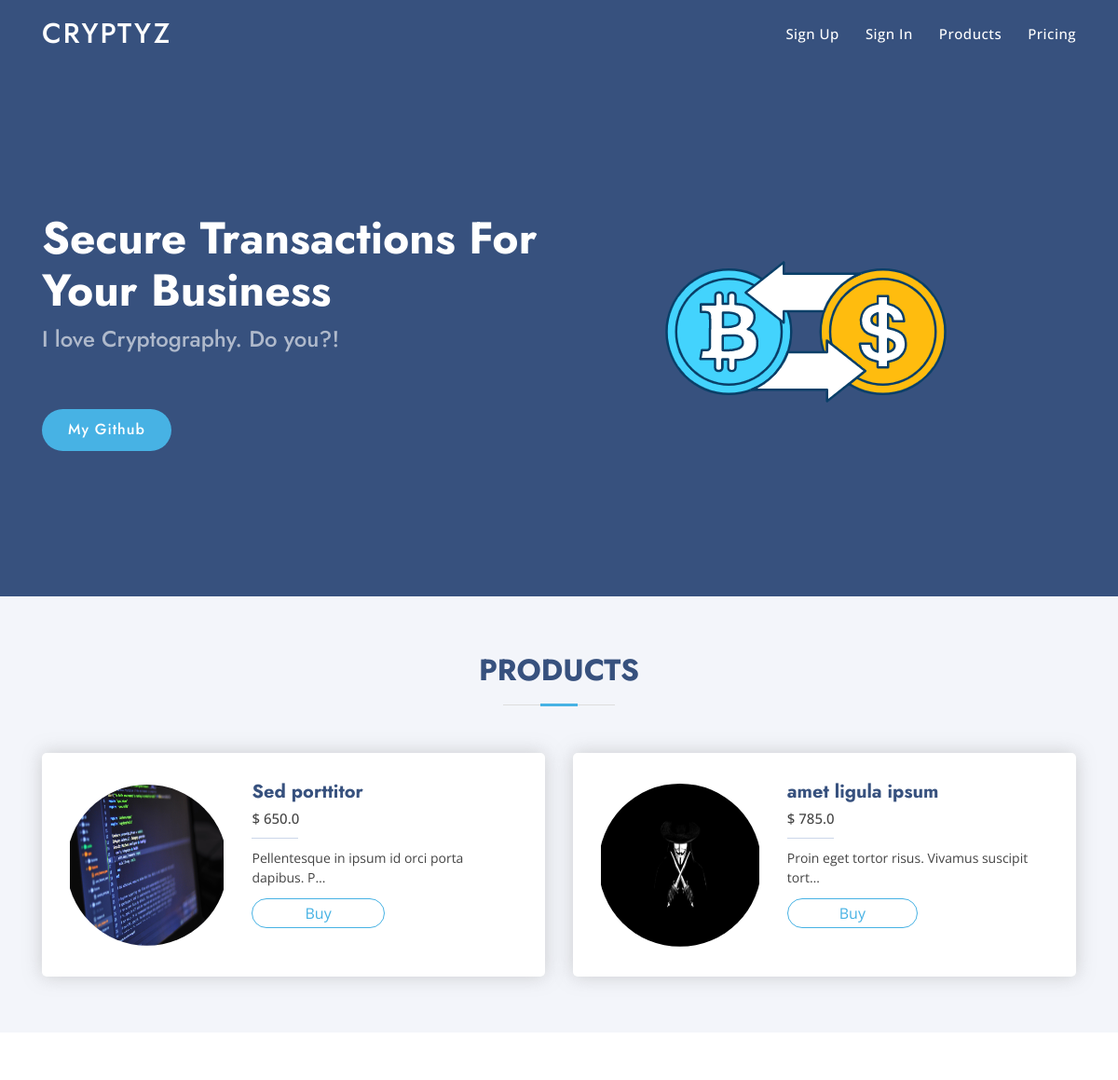
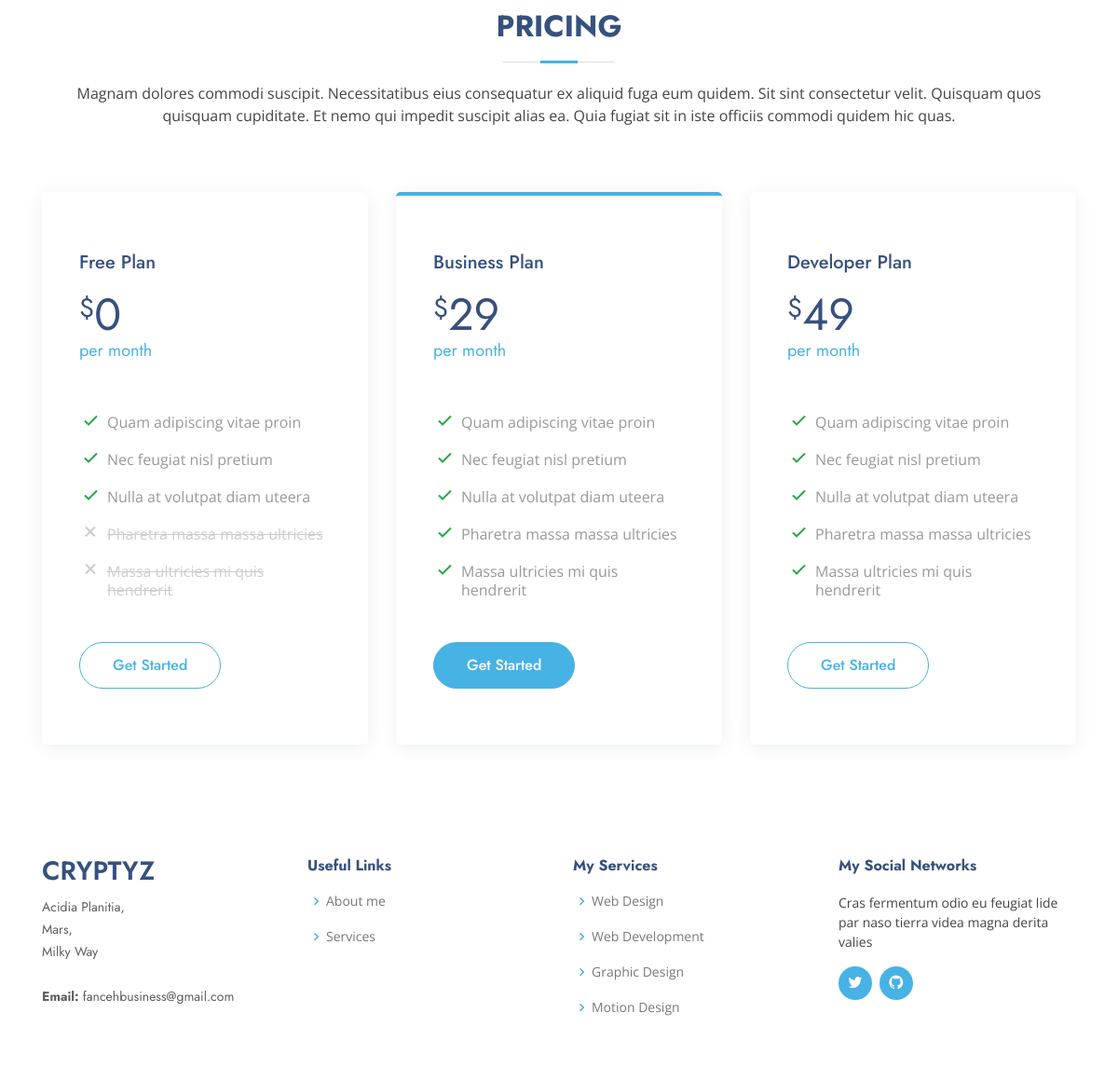
The page / on the database its author committed (2 pictures, top to bottom).
### payments/models.py (models this page shows, shortened)
class product(models.Model):
    productName = models.CharField(max_length=200)
    productDesc = models.TextField()
    productPrice = models.FloatField()
    productDisp = models.ImageField()

### payments/views.py (the view)
# urls.py: 2. Add a URL to urlpatterns:  path('', views.home, name='home')
def home(request):
    products = product.objects.all()
    context = {
        "products":products,
    }
    return render(request, 'index.html', context)

### payments/templates/index.html
{% extends 'base.html' %}
{% block content %}
{% load static %}
<body>
  <section id="hero" class="d-flex align-items-center">
    <div class="container">
      <div class="row">
        <div class="col-lg-6 d-flex flex-column justify-content-center pt-4 pt-lg-0 order-2 order-lg-1" data-aos="fade-up" data-aos-delay="200">
          <h1>Secure Transactions For Your Business</h1>
          <h2>I love Cryptography. Do you?!</h2>
          <div class="d-lg-flex">
            <a href="https://github.com/fancehJS" class="btn-get-started scrollto">My Github</a>
          </div>
        </div>
        <div class="col-lg-6 order-1 order-lg-2 hero-img" data-aos="zoom-in" data-aos-delay="200">
          <img src="{% static 'assets/img/hero-img.png' %}" class="img-fluid animated" alt="">
        </div>
      </div>
    </div>
  </section>
  <main id="main">
    <section id="products" class="team section-bg">
      <div class="container" data-aos="fade-up">
        <div class="section-title">
          <h2>Products</h2>
        </div>
        <div class="row">
        {% for i in products %}
          <div class="col-lg-6">
            <div class="member d-flex align-items-start" data-aos="zoom-in" data-aos-delay="100">
              <div class="pic"><img src="{{ i.productDisp.url }}" class="img-fluid" alt=""></div>
              <div class="member-info">
                <h4>{{ i.productName }}</h4>
                <span>$ {{ i.productPrice }}</span>
                <p>{{ i.productDesc|truncatechars:50 }}</p>
                <div class="social" style="display: block; width: 50%;">
                    <a href="{% url 'create' pk=i.id %}" class="buy-btn" style="width: auto; background: transparent; border: 1px solid #47b2e4;">Buy</a>
                </div>
              </div>
            </div>
          </div>
        {% endfor %}
        </div>
      </div>
    </section>
  </main>
</body>
{% endblock %}

### payments/templates/base.html (shortened to what this page needs)
<!DOCTYPE html>
{% load static %}
<html lang="en">
<head>
  <link href="{% static 'assets/vendor/bootstrap/css/bootstrap.min.css' %}" rel="stylesheet">
  <link href="{% static 'assets/vendor/icofont/icofont.min.css' %}" rel="stylesheet">
  <link href="{% static 'assets/vendor/boxicons/css/boxicons.min.css' %}" rel="stylesheet">
  <link href="{% static 'assets/vendor/remixicon/remixicon.css' %}" rel="stylesheet">
  <link href="{% static 'assets/vendor/venobox/venobox.css' %}" rel="stylesheet">
  <link href="{% static 'assets/vendor/owl.carousel/assets/owl.carousel.min.css' %}" rel="stylesheet">
  <link href="{% static 'assets/vendor/aos/aos.css' %}" rel="stylesheet">
  <link href="{% static 'assets/css/style.css' %}" rel="stylesheet">
</head>
<header id="header" class="fixed-top ">
<div class="container d-flex align-items-center">
    <h1 class="logo mr-auto"><a href="{% url 'home' %}">Cryptyz</a></h1>
    <nav class="nav-menu d-none d-lg-block">
    <ul>
        {% if not request.user.is_authenticated %}
          <li><a href="{% url 'register' %}">Sign Up</a></li>
          <li><a href="{% url 'validate' %}">Sign In</a></li>
        {% endif %}
        <li><a href="{% url 'home' %}#products">Products</a></li>
        <li><a href="#pricing">Pricing</a></li>
    </ul>
    </nav>
</div>
</header>
{% block content %}
{% endblock %}
    <section id="pricing" class="pricing">
      <div class="container" data-aos="fade-up">
        <div class="section-title">
          <h2>Pricing</h2>
          <p>Magnam dolores commodi suscipit. Necessitatibus eius consequatur ex aliquid fuga eum quidem. Sit sint consectetur velit. Quisquam quos quisquam cupiditate. Et nemo qui impedit suscipit alias ea. Quia fugiat sit in iste officiis commodi quidem hic quas.</p>
        </div>
        <div class="row">
          <div class="col-lg-4" data-aos="fade-up" data-aos-delay="100">
            <div class="box">
              <h3>Free Plan</h3>
              <h4><sup>$</sup>0<span>per month</span></h4>
              <ul>
                <li><i class="bx bx-check"></i> Quam adipiscing vitae proin</li>
                <li><i class="bx bx-check"></i> Nec feugiat nisl pretium</li>
                <li><i class="bx bx-check"></i> Nulla at volutpat diam uteera</li>
                <li class="na"><i class="bx bx-x"></i> <span>Pharetra massa massa ultricies</span></li>
                <li class="na"><i class="bx bx-x"></i> <span>Massa ultricies mi quis hendrerit</span></li>
              </ul>
              <a href="#" class="buy-btn">Get Started</a>
            </div>
          </div>
          <div class="col-lg-4 mt-4 mt-lg-0" data-aos="fade-up" data-aos-delay="200">
            <div class="box featured">
              <h3>Business Plan</h3>
              <h4><sup>$</sup>29<span>per month</span></h4>
              <ul>
                <li><i class="bx bx-check"></i> Quam adipiscing vitae proin</li>
                <li><i class="bx bx-check"></i> Nec feugiat nisl pretium</li>
                <li><i class="bx bx-check"></i> Nulla at volutpat diam uteera</li>
                <li><i class="bx bx-check"></i> Pharetra massa massa ultricies</li>
                <li><i class="bx bx-check"></i> Massa ultricies mi quis hendrerit</li>
              </ul>
              <a href="#" class="buy-btn">Get Started</a>
            </div>
          </div>
          <div class="col-lg-4 mt-4 mt-lg-0" data-aos="fade-up" data-aos-delay="300">
            <div class="box">
              <h3>Developer Plan</h3>
              <h4><sup>$</sup>49<span>per month</span></h4>
              <ul>
                <li><i class="bx bx-check"></i> Quam adipiscing vitae proin</li>
                <li><i class="bx bx-check"></i> Nec feugiat nisl pretium</li>
                <li><i class="bx bx-check"></i> Nulla at volutpat diam uteera</li>
                <li><i class="bx bx-check"></i> Pharetra massa massa ultricies</li>
                <li><i class="bx bx-check"></i> Massa ultricies mi quis hendrerit</li>
              </ul>
              <a href="#" class="buy-btn">Get Started</a>
            </div>
          </div>
        </div>
      </div>
    </section>
<footer id="footer">
<div class="footer-top">
    <div class="container">
    <div class="row">
        <div class="col-lg-3 col-md-6 footer-contact">
        <h3>Cryptyz</h3>
        <p>
            Acidia Planitia, <br>
            Mars,<br>
            Milky Way <br><br>
            <strong>Email:</strong> fancehbusiness@gmail.com<br>
        </p>
        </div>
        <div class="col-lg-3 col-md-6 footer-links">
        <h4>Useful Links</h4>
        <ul>
            <li><i class="bx bx-chevron-right"></i> <a href="#">About me</a></li>
            <li><i class="bx bx-chevron-right"></i> <a href="#">Services</a></li>
        </ul>
        </div>
        <div class="col-lg-3 col-md-6 footer-links">
        <h4>My Services</h4>
        <ul>
            <li><i class="bx bx-chevron-right"></i> <a href="#">Web Design</a></li>
            <li><i class="bx bx-chevron-right"></i> <a href="#">Web Development</a></li>
            <li><i class="bx bx-chevron-right"></i> <a href="#">Graphic Design</a></li>
            <li><i class="bx bx-chevron-right"></i> <a href="#">Motion Design</a></li>
        </ul>
        </div>
        <div class="col-lg-3 col-md-6 footer-links">
        <h4>My Social Networks</h4>
        <p>Cras fermentum odio eu feugiat lide par naso tierra videa magna derita valies</p>
        <div class="social-links mt-3">
            <a href="https://twitter.com/fanceh_py" class="twitter"><i class="bx bxl-twitter"></i></a>
            <a href="https://github.com/fancehJS" class="facebook"><i class="bx bxl-github"></i></a>
        </div>
        </div>
    </div>
    </div>
</div>
</footer>

### rows shown on the page
product: productDisp (picture), productName "Sed porttitor", productPrice "650.0", productDesc "Pellentesque in ipsum id orci porta dapibus. P…"
product: productDisp (picture), productName "amet ligula ipsum", productPrice "785.0", productDesc "Proin eget tortor risus. Vivamus suscipit tort…"
